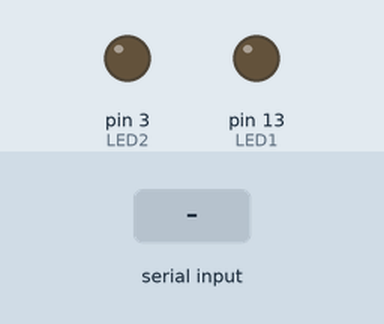
Simulated run of this sketch. Board: Arduino Uno, built with avr-gcc and run on an emulated ATmega328P. Parts: output pins drawn as LEDs (lit = HIGH). Inputs (shaded band) come from the test bench.

Above: at 1.2 s.
1.3 s: "r" received over the second serial link
At 1.9 s:
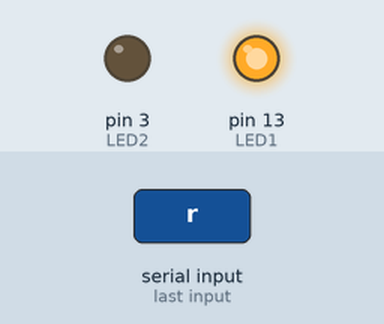
2.8 s: "R" received over the second serial link
At 4.3 s:
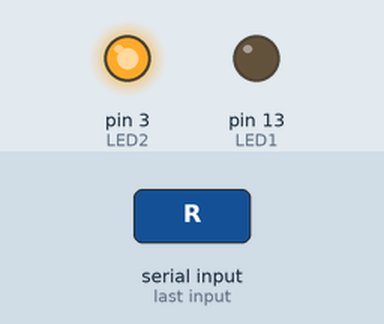
Timing chart, 0 to 5.8 s (numbered marks = the images above; inputs shaded):
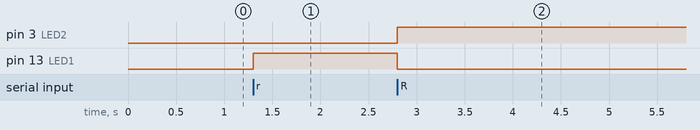

Measured:
- after the input at 1.3 s, pin 13 (LED1): LOW → HIGH at once
- after the input at 2.8 s, pin 3 (LED2): LOW → HIGH at once; pin 13 (LED1): HIGH → LOW at once

The sketch:

bluetooth.ino
```cpp
#include <SoftwareSerial.h>
#define LED1  13
#define LED2  3
int i,val = 0;
SoftwareSerial BT(2, 4); // RX, TX
void setup() {
  BT.begin(9600);
  pinMode(LED1, OUTPUT);
  pinMode(LED2, OUTPUT);

}

void loop() {

  if (BT.available() > 0)
  {
    val = BT.read();
    if (val == 'r')
    {
      digitalWrite(LED1, HIGH);
      digitalWrite(LED2, LOW);
      BT.print("*t led is on");
      int i=90;
      BT.print("*D" +String(i)+ "*");
    }
    if (val == 'R')
    {
      digitalWrite(LED1, LOW);
      digitalWrite(LED2, HIGH);
      BT.print("*t led is off");
     int i=30;
     BT.print("*D" +String(i)+ "*");
    }

  }

}
```
